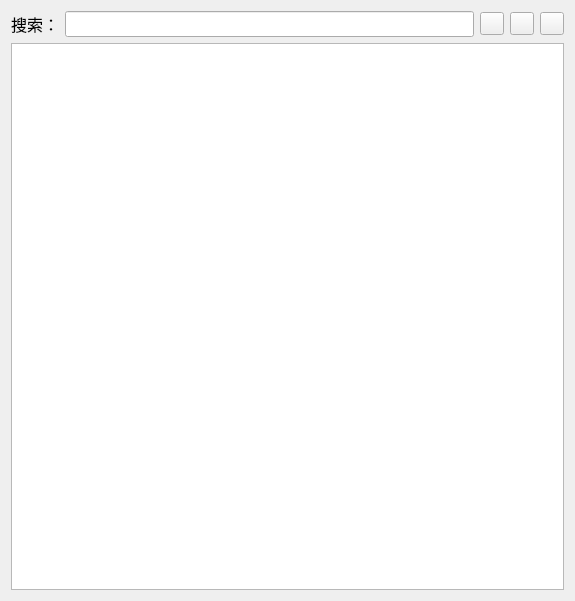
<?xml version="1.0" encoding="UTF-8"?>
<ui version="4.0">
 <class>mainWindow</class>
 <widget class="QWidget" name="mainWindow">
  <property name="geometry">
   <rect>
    <x>0</x>
    <y>0</y>
    <width>575</width>
    <height>601</height>
   </rect>
  </property>
  <property name="windowTitle">
   <string>CodeLib-Local</string>
  </property>
  <layout class="QVBoxLayout" name="verticalLayout">
   <item>
    <layout class="QHBoxLayout" name="horizontalLayout">
     <item>
      <widget class="QLabel" name="label">
       <property name="sizePolicy">
        <sizepolicy hsizetype="Fixed" vsizetype="Fixed">
         <horstretch>0</horstretch>
         <verstretch>0</verstretch>
        </sizepolicy>
       </property>
       <property name="font">
        <font>
         <pointsize>12</pointsize>
        </font>
       </property>
       <property name="text">
        <string>搜索：</string>
       </property>
      </widget>
     </item>
     <item>
      <widget class="QLineEdit" name="keyword">
       <property name="sizePolicy">
        <sizepolicy hsizetype="Preferred" vsizetype="Fixed">
         <horstretch>0</horstretch>
         <verstretch>0</verstretch>
        </sizepolicy>
       </property>
       <property name="font">
        <font>
         <pointsize>11</pointsize>
        </font>
       </property>
      </widget>
     </item>
     <item>
      <widget class="QToolButton" name="refresh">
       <property name="sizePolicy">
        <sizepolicy hsizetype="Fixed" vsizetype="Fixed">
         <horstretch>0</horstretch>
         <verstretch>0</verstretch>
        </sizepolicy>
       </property>
       <property name="styleSheet">
        <string notr="true">QToolButton#refresh {
    border-image: url(:/icon/刷新.png)
}</string>
       </property>
       <property name="text">
        <string/>
       </property>
      </widget>
     </item>
     <item>
      <widget class="QToolButton" name="sync">
       <property name="sizePolicy">
        <sizepolicy hsizetype="Fixed" vsizetype="Fixed">
         <horstretch>0</horstretch>
         <verstretch>0</verstretch>
        </sizepolicy>
       </property>
       <property name="font">
        <font>
         <pointsize>12</pointsize>
        </font>
       </property>
       <property name="styleSheet">
        <string notr="true">QToolButton#sync {
    border-image: url(:/icon/云同步.png)
}</string>
       </property>
       <property name="text">
        <string/>
       </property>
      </widget>
     </item>
     <item>
      <widget class="QToolButton" name="setting">
       <property name="sizePolicy">
        <sizepolicy hsizetype="Fixed" vsizetype="Fixed">
         <horstretch>0</horstretch>
         <verstretch>0</verstretch>
        </sizepolicy>
       </property>
       <property name="font">
        <font>
         <pointsize>12</pointsize>
        </font>
       </property>
       <property name="styleSheet">
        <string notr="true">QToolButton#setting {
    border-image: url(:/icon/设置.png)
}</string>
       </property>
       <property name="text">
        <string/>
       </property>
      </widget>
     </item>
    </layout>
   </item>
   <item>
    <widget class="QListWidget" name="problems">
     <property name="font">
      <font>
       <pointsize>10</pointsize>
      </font>
     </property>
    </widget>
   </item>
  </layout>
 </widget>
 <resources>
  <include location="resources.qrc"/>
 </resources>
 <connections/>
</ui>
